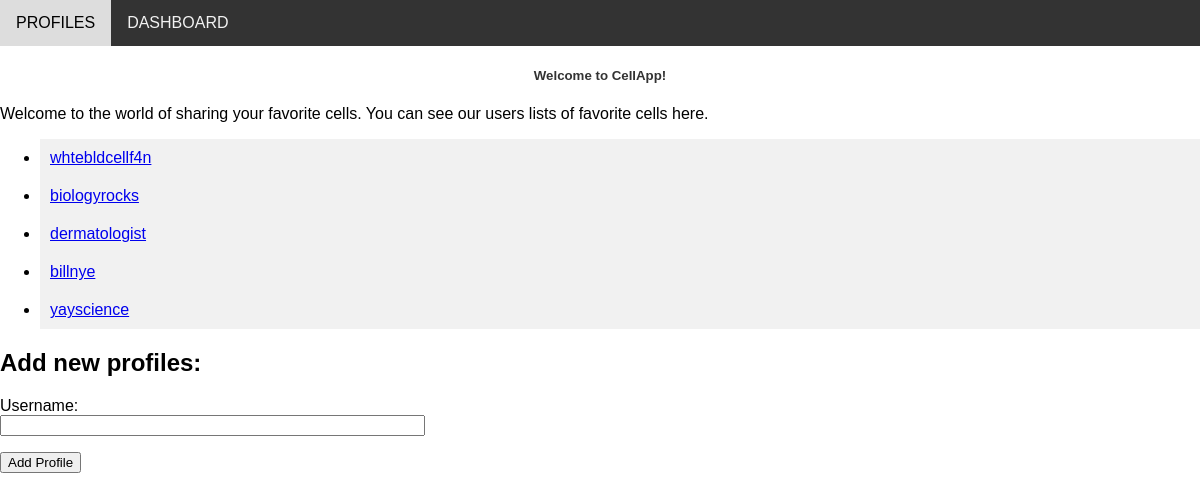
The page /profiles on the database its author committed.
### models.py (models this page shows)
class User(db.Model):
  id = db.Column(db.Integer, primary_key = True)
  username = db.Column(db.String(50), index = True, unique = True)
  favcell_id = db.Column(db.Integer, db.ForeignKey('favcell.id'))
  def __repr__(self):
        return "{}".format(self.username)

### routes.py (the view)
@app.route('/profiles', methods=["GET", "POST"])
def profiles():
    form = ProfileForm()
    if request.method == 'POST':
      new_favcell = Favcell(id = len(Favcell.query.all()) + 1) #A new Favcell object needs to be made to tie with the new User object
      new_profile = User(username = form.username.data, favcell_id = new_favcell.id)
      db.session.add(new_favcell)
      db.session.add(new_profile)
      db.session.commit()
    else:
      flash(form.errors)
    current_users = User.query.all()
    return render_template('users.html', current_users = current_users, form = form)

### routes.py
class ProfileForm(FlaskForm):
  username = StringField(label = "Username:", validators=[DataRequired()])
  submit = SubmitField("Add Profile")

### templates/users.html (shortened to what this page needs)
{% extends "_base.html" %}
{% block content %}
<h5 class = "title"><span>Welcome to CellApp!</span></h5>
Welcome to the world of sharing your favorite cells. You can see our users lists of favorite cells here.
    <ul>
    {% for user in current_users %}
    <li class = "link"><a href="{{ url_for('profile', user_id = user.id)}}">{{user}}</a></li>
    {% endfor %}
    </ul>
    <div class="formwrapper">
        <h2 class="username">Add new profiles:</h2>
        <form action="" method="post" novalidate>
              <p>
                  {{ form.username.label }}<br>
                  {{ form.username(size=50) }}<br>
              </p>
              <p>{{ form.submit() }}</p>
          </form>
      </div>
{% endblock %}

### static/my_style.css (style rules this page uses)
* { box-sizing: border-box; font-family: Arial, Helvetica, sans-serif; }
body { margin: 0; font-family: Arial, Helvetica, sans-serif; }
.link { background-color: #f1f1f1; padding: 10px; }
.title { text-align: center; color: #333; }

### rows shown on the page
User: username "whtebldcellf4n"
User: username "biologyrocks"
User: username "dermatologist"
User: username "billnye"
User: username "yayscience"
